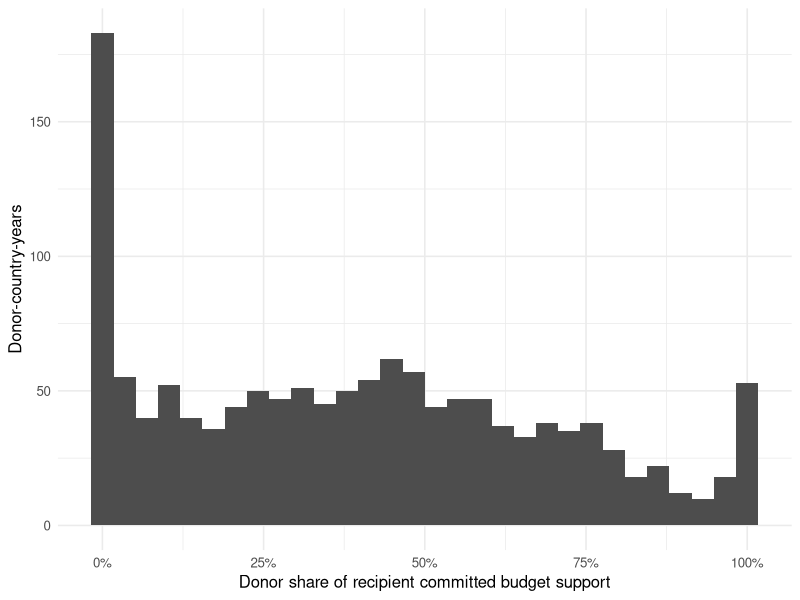
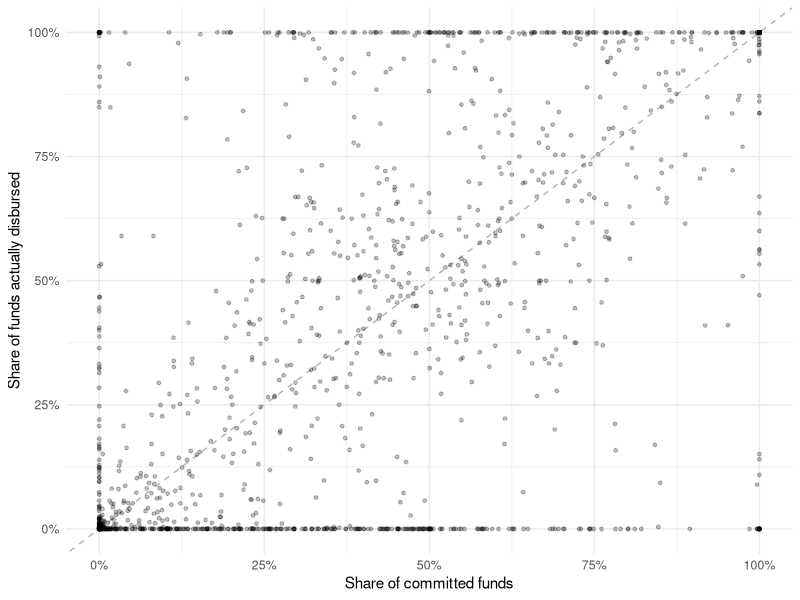

These charts were generated, in order, by the following R code:
## ---- chunk 1
#| label: setup
library(tidyverse)

analysis   <- read_csv("../data/interim/analysis.csv", show_col_types = FALSE)
panel_year <- read_csv("../data/interim/panel_year.csv", show_col_types = FALSE)
## ---- chunk 2
#| label: donor-country-year
dcy <- panel_year |>
  left_join(
    analysis |> select(iatiidentifier, donor_ref, donor, country = recipient_main),
    by = "iatiidentifier"
  ) |>
  filter(!is.na(country)) |>
  summarise(
    # Negative annual sums are refunds and reversals netted within a year. A
    # share cannot rest on a negative numerator, so they are floored rather
    # than dropped — dropping would delete the cell entirely, which is what
    # produced the endogeneity diagnosed earlier.
    commit_year  = sum(pmax(commitment_usd, 0), na.rm = TRUE),
    disb_year    = sum(pmax(disbursement_usd, 0), na.rm = TRUE),
    n_activities = n_distinct(iatiidentifier),
    .by = c(donor_ref, donor, country, year)
  )

dcy
## ---- chunk 3
#| label: cumulative
dcy <- dcy |>
  arrange(donor_ref, country, year) |>
  mutate(cum_commit = cumsum(commit_year), .by = c(donor_ref, country))

country_year <- dcy |>
  summarise(
    total_commit = sum(cum_commit),
    n_donors     = n_distinct(donor_ref),
    .by = c(country, year)
  )
## ---- chunk 4
#| label: structural
structural <- dcy |>
  left_join(country_year, by = c("country", "year")) |>
  mutate(
    # A recipient-year with nothing committed by anyone has no share to
    # compute; that is undefined rather than zero.
    s1_share = if_else(total_commit > 0, cum_commit / total_commit, NA_real_)
  ) |>
  mutate(
    s2_hhi = sum(s1_share^2, na.rm = TRUE),
    # What matters to a donor considering withholding is how substitutable IT
    # is, which depends on the others — hence the pool net of its own weight.
    s2_hhi_net  = if_else(n_donors > 1, s2_hhi - s1_share^2, NA_real_),
    s3_n_donors = n_donors,
    .by = c(country, year)
  ) |>
  select(donor_ref, donor, country, year, commit_year, disb_year, cum_commit,
         total_commit, s1_share, s2_hhi, s2_hhi_net, s3_n_donors, n_activities)

structural
## ---- chunk 5
#| label: balance
structural |>
  mutate(no_disbursement = disb_year <= 0) |>
  summarise(
    cells          = n(),
    s1_missing_pct = round(100 * mean(is.na(s1_share))),
    .by = no_disbursement
  )
## ---- chunk 6
#| label: coverage
structural |>
  summarise(
    donor_country_years = n(),
    s1_available        = sum(!is.na(s1_share)),
    s2_net_available    = sum(!is.na(s2_hhi_net)),
    single_donor        = sum(s3_n_donors == 1),
    pct_single          = round(100 * mean(s3_n_donors == 1)),
    median_share        = round(median(s1_share, na.rm = TRUE), 3)
  )
## ---- chunk 7
#| label: variation
structural |>
  mutate(band = cut(s1_share, c(0, .1, .25, .5, .75, .99, 1),
                    labels = c("<10%", "10-25%", "25-50%", "50-75%", "75-99%", "100%"),
                    include.lowest = TRUE)) |>
  count(band)

structural |> count(s3_n_donors) |> arrange(s3_n_donors)
## ---- chunk 8
#| label: fig-share
#| fig-cap: "Donor share of recipient committed budget support, excluding single-donor cells"
structural |>
  filter(s3_n_donors > 1, !is.na(s1_share)) |>
  ggplot(aes(s1_share)) +
  geom_histogram(bins = 30, fill = "grey30") +
  scale_x_continuous(labels = scales::percent) +
  labs(x = "Donor share of recipient committed budget support",
       y = "Donor-country-years") +
  theme_minimal(base_size = 12)
## ---- chunk 9
#| label: fig-commit-vs-disb
#| fig-cap: "Commitment share against realised disbursement share, same cells"
structural |>
  # if_else needs a scalar condition; the group total is one value but the
  # branches are vectors, so the guard goes on the denominator instead.
  mutate(total_disb = sum(disb_year), .by = c(country, year)) |>
  mutate(share_disb = if_else(total_disb > 0, disb_year / total_disb, NA_real_)) |>
  filter(!is.na(s1_share), !is.na(share_disb)) |>
  ggplot(aes(s1_share, share_disb)) +
  geom_abline(slope = 1, intercept = 0, colour = "grey70", linetype = "dashed") +
  geom_point(alpha = 0.25, size = 1) +
  scale_x_continuous(labels = scales::percent) +
  scale_y_continuous(labels = scales::percent) +
  labs(x = "Share of committed funds", y = "Share of funds actually disbursed") +
  theme_minimal(base_size = 11)
## ---- chunk 10
#| label: save
write_csv(structural, "../data/interim/structural.csv")
